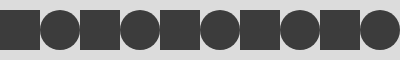
Frame 1 (no input)
Frame 60 (no input): identical to frame 1, image omitted
Frame 120 (the mouse pressed at the canvas centre since frame 60): identical to frame 1, image omitted

The p5.js sketch that drew this single still picture (run headless with seeded random() and noise() and a simulated clock; from frame 60 on, the mouse is pressed at the canvas centre):

// p5.js sketch
// ── sketch.js
function setup() {
  createCanvas(400, 60);
  noStroke();
  fill(60);
}

function draw() {
  background(220);

 let count = 10;
 let cellSize = width / count;
 console.log(cellSize)

 for(let i = 0; i < count; i++) {
    let x = cellSize / 2 + i * cellSize;

    if(i % 2 === 0) {
        square(x - cellSize / 2, height / 2 - cellSize / 2, cellSize)
    } else {
        circle(x, height / 2, cellSize)
    }
 }
}
